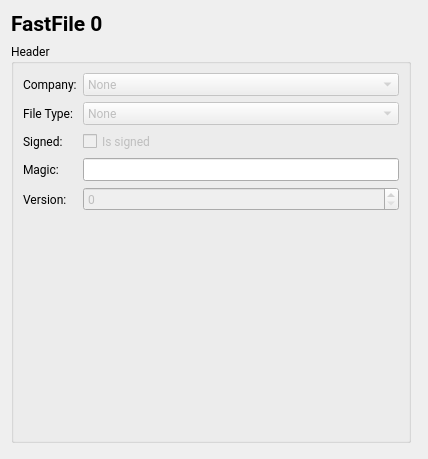
<?xml version="1.0" encoding="UTF-8"?>
<ui version="4.0">
 <class>FFViewer</class>
 <widget class="QWidget" name="FFViewer">
  <property name="geometry">
   <rect>
    <x>0</x>
    <y>0</y>
    <width>428</width>
    <height>459</height>
   </rect>
  </property>
  <property name="windowTitle">
   <string>Form</string>
  </property>
  <layout class="QVBoxLayout" name="verticalLayout_3">
   <item>
    <widget class="QLabel" name="label_Title">
     <property name="font">
      <font>
       <family>Roboto</family>
       <pointsize>16</pointsize>
       <bold>true</bold>
      </font>
     </property>
     <property name="text">
      <string>FastFile 0</string>
     </property>
    </widget>
   </item>
   <item>
    <layout class="QHBoxLayout" name="horizontalLayout">
     <item>
      <layout class="QGridLayout" name="gridLayout">
       <item row="0" column="0" colspan="2">
        <widget class="QGroupBox" name="groupBox">
         <property name="minimumSize">
          <size>
           <width>400</width>
           <height>400</height>
          </size>
         </property>
         <property name="font">
          <font>
           <family>Roboto</family>
           <pointsize>9</pointsize>
          </font>
         </property>
         <property name="title">
          <string>Header</string>
         </property>
         <layout class="QFormLayout" name="formLayout">
          <item row="0" column="0">
           <widget class="QLabel" name="label">
            <property name="text">
             <string>Company:</string>
            </property>
           </widget>
          </item>
          <item row="0" column="1">
           <widget class="QComboBox" name="comboBox_Company">
            <property name="enabled">
             <bool>false</bool>
            </property>
            <item>
             <property name="text">
              <string>None</string>
             </property>
            </item>
            <item>
             <property name="text">
              <string>Infinity Ward</string>
             </property>
            </item>
            <item>
             <property name="text">
              <string>Treyarch</string>
             </property>
            </item>
            <item>
             <property name="text">
              <string>Sledgehammer</string>
             </property>
            </item>
            <item>
             <property name="text">
              <string>Neversoft</string>
             </property>
            </item>
           </widget>
          </item>
          <item row="1" column="0">
           <widget class="QLabel" name="label_2">
            <property name="text">
             <string>File Type:</string>
            </property>
           </widget>
          </item>
          <item row="1" column="1">
           <widget class="QComboBox" name="comboBox_FileType">
            <property name="enabled">
             <bool>false</bool>
            </property>
            <item>
             <property name="text">
              <string>None</string>
             </property>
            </item>
            <item>
             <property name="text">
              <string>FastFile</string>
             </property>
            </item>
           </widget>
          </item>
          <item row="2" column="0">
           <widget class="QLabel" name="label_3">
            <property name="text">
             <string>Signed:</string>
            </property>
           </widget>
          </item>
          <item row="2" column="1">
           <widget class="QCheckBox" name="checkBox_Signed">
            <property name="enabled">
             <bool>false</bool>
            </property>
            <property name="text">
             <string>Is signed</string>
            </property>
           </widget>
          </item>
          <item row="3" column="0">
           <widget class="QLabel" name="label_4">
            <property name="text">
             <string>Magic:</string>
            </property>
           </widget>
          </item>
          <item row="3" column="1">
           <widget class="QLineEdit" name="lineEdit_Magic"/>
          </item>
          <item row="4" column="0">
           <widget class="QLabel" name="label_5">
            <property name="text">
             <string>Version:</string>
            </property>
           </widget>
          </item>
          <item row="4" column="1">
           <widget class="QSpinBox" name="spinBox_Version">
            <property name="enabled">
             <bool>false</bool>
            </property>
            <property name="maximum">
             <number>10000</number>
            </property>
           </widget>
          </item>
         </layout>
        </widget>
       </item>
      </layout>
     </item>
     <item>
      <spacer name="horizontalSpacer_3">
       <property name="orientation">
        <enum>Qt::Orientation::Horizontal</enum>
       </property>
       <property name="sizeHint" stdset="0">
        <size>
         <width>40</width>
         <height>20</height>
        </size>
       </property>
      </spacer>
     </item>
    </layout>
   </item>
   <item>
    <spacer name="verticalSpacer_5">
     <property name="orientation">
      <enum>Qt::Orientation::Vertical</enum>
     </property>
     <property name="sizeHint" stdset="0">
      <size>
       <width>20</width>
       <height>1</height>
      </size>
     </property>
    </spacer>
   </item>
  </layout>
 </widget>
 <resources/>
 <connections/>
</ui>
